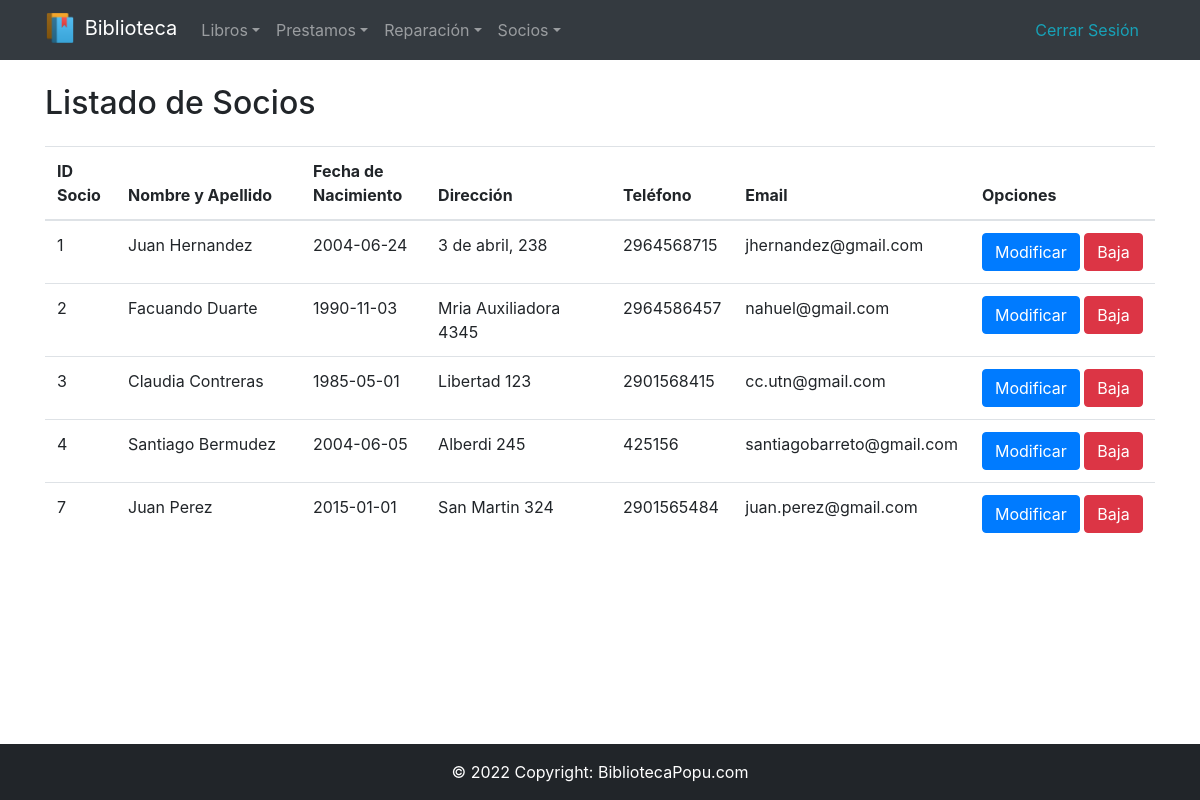
Page /templates/Socios/ListaSocio.php (signed in) on the committed database.
### tables this page shows
CREATE TABLE `socio` (
  `cod_socio` int(11) NOT NULL AUTO_INCREMENT,
  `nomyape` tinytext,
  `fnacimiento` date DEFAULT NULL,
  `direccion` tinytext,
  `telefono` tinytext,
  `email` tinytext,
  PRIMARY KEY (`cod_socio`)
);

### config/database.php (called while the page is built, shortened)
<?php
function conectarDB() : mysqli {
    $db = mysqli_connect('localhost', 'root', '', 'biblioteca');
    $db->set_charset("utf8");
    return $db;
}
?>

### templates/Socios/ListaSocio.php (the view, shortened to what this page needs)
<?php include '../../config/funciones.php';
      include '../../config/database.php';
$query = "SELECT * FROM socio";
$resultado = mysqli_query(conectarDB(), $query);
if($resultado){
    include '../../Header.php';
?>
<div class="container mt-4">
<h2>Listado de Socios</h2>
    <table class="table mt-4">
        <thead>
            <tr>
                <th>ID Socio</th>
                <th>Nombre y Apellido</th>
                <th>Fecha de Nacimiento</th>
                <th>Dirección</th>
                <th>Teléfono</th>
                <th>Email</th>
                <th class="col-sm-2">Opciones</th>
            </tr>
        </thead>
        <tbody>
            <?php while($rep = mysqli_fetch_assoc($resultado)): ?>
            <tr>
                <td><?php echo $rep['cod_socio'] ?></td>
                <td class="col-sm-2"><?php echo $rep['nomyape'] ?></td>
                <td><?php echo $rep['fnacimiento'] ?></td>
                <td class="col-sm-2"><?php echo $rep['direccion'] ?></td>
                <td><?php echo $rep['telefono'] ?></td>
                <td><?php echo $rep['email'] ?></td>
                <td >
                <a name="" id="" class="btn btn-primary " href="ModificarSocio.php?id=<?php echo $rep['cod_socio']?>" role="button">Modificar</a>
                <a name="" id="" class="btn btn-danger " href="BajaSocio.php?id=<?php echo $rep['cod_socio']?>" role="button">Baja</a>
                </td>
            </tr>
            <?php endwhile ?>
        </tbody>
    </table>
</div>
<?php
}
include '../../Footer.php';
?>

### rows in the picture
socio: cod_socio "1", nomyape "Juan Hernandez", fnacimiento "2004-06-24", direccion "3 de abril, 238", telefono "2964568715", email "jhernandez@gmail.com"
socio: cod_socio "2", nomyape "Facuando Duarte", fnacimiento "1990-11-03", direccion "Mria Auxiliadora 4345", telefono "2964586457", email "nahuel@gmail.com"
socio: cod_socio "3", nomyape "Claudia Contreras", fnacimiento "1985-05-01", direccion "Libertad 123", telefono "2901568415", email "cc.utn@gmail.com"
socio: cod_socio "4", nomyape "Santiago Bermudez", fnacimiento "2004-06-05", direccion "Alberdi 245", telefono "425156", email "santiagobarreto@gmail.com"
socio: cod_socio "7", nomyape "Juan Perez", fnacimiento "2015-01-01", direccion "San Martin 324", telefono "2901565484", email "juan.perez@gmail.com"
